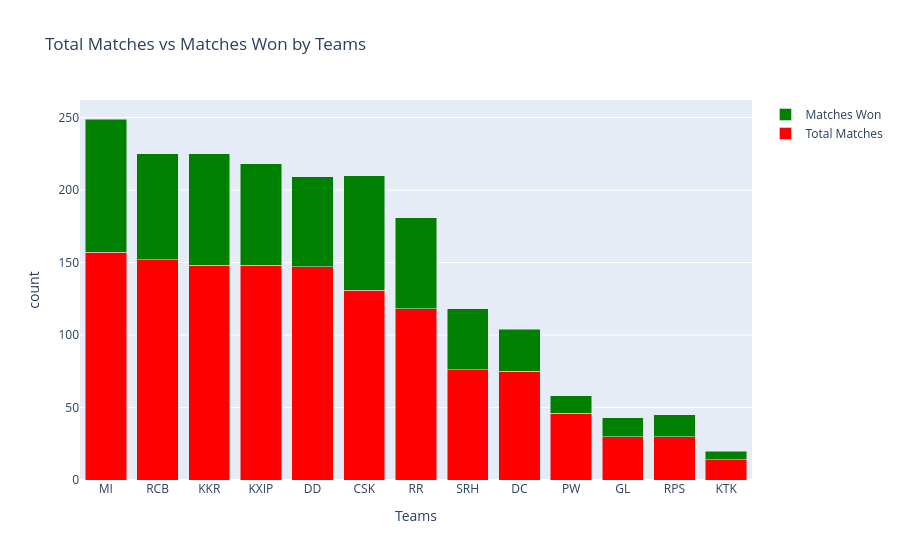

The notebook cell saved with this chart:
### Code cell
py.init_notebook_mode(connected=True)

matches_played_byteams = pd.concat([matches['team1'], matches['team2']])

matches_played_byteams = matches_played_byteams.value_counts().reset_index()
matches_played_byteams.columns = ['Team', 'Total Matches']

wins = matches['winner'].value_counts().reset_index()
wins.columns = ['Team', 'wins']

matches_played_byteams = matches_played_byteams.merge(wins, on='Team', how='left')
matches_played_byteams['wins'].fillna(0, inplace=True)  #Handle teams with on wins

matches_played_byteams.set_index('Team', inplace=True)

#Debug: Check the DataFrame Structure
print(matches_played_byteams)

#Step 6: create stacked bar chart
trace1 = go.Bar(
    x = matches_played_byteams.index,
    y = matches_played_byteams['Total Matches'],
    name = 'Total Matches',
    marker=dict(color='red')
)

trace2 = go.Bar(
    x = matches_played_byteams.index,
    y = matches_played_byteams['wins'],
    name = 'Matches Won',
    marker=dict(color='green')
)

data = [trace1, trace2]
layout = go.Layout(
    title='Total Matches vs Matches Won by Teams',
    xaxis=dict(title='Teams'),
    yaxis=dict(title='count'),
    barmode='stack'
)

fig = go.Figure(data=data, layout=layout)
py.iplot(fig, filename='stacked-bar')

### Figure 1 — Plotly figure (JSON) as saved in the notebook; plotly's stock layout.template omitted (floating-point values rounded to 4 significant figures)
{"data": [{"marker": {"color": "red"}, "name": "Total Matches", "type": "bar", "x": ["MI", "RCB", "KKR", "KXIP", "DD", "CSK", "RR", "SRH", "DC", "PW", "GL", "RPS", "KTK"], "y": [157, 152, 148, 148, 147, 131, 118, 76, 75, 46, 30, 30, 14]}, {"marker": {"color": "green"}, "name": "Matches Won", "type": "bar", "x": ["MI", "RCB", "KKR", "KXIP", "DD", "CSK", "RR", "SRH", "DC", "PW", "GL", "RPS", "KTK"], "y": [92, 73, 77, 70, 62, 79, 63, 42, 29, 12, 13, 15, 6]}], "layout": {"barmode": "stack", "title": {"text": "Total Matches vs Matches Won by Teams"}, "xaxis": {"title": {"text": "Teams"}}, "yaxis": {"title": {"text": "count"}}}}
